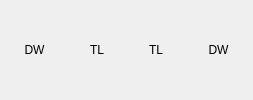
     <widget class="QWidget" name="widget_2" native="true">
      <layout class="QHBoxLayout" name="horizontalLayout_2">
       <item>
        <widget class="QLabel" name="board_label1_0">
         <property name="styleSheet">
          <string notr="true">background-color:&quot;green&quot;
</string>
         </property>
         <property name="text">
          <string/>
         </property>
         <property name="alignment">
          <set>Qt::AlignCenter</set>
         </property>
        </widget>
       </item>
       <item>
        <widget class="QLabel" name="board_label1_1">
         <property name="styleSheet">
          <string notr="true">background-color:&quot;#ffdead&quot;
</string>
         </property>
         <property name="text">
          <string>DW</string>
         </property>
         <property name="alignment">
          <set>Qt::AlignCenter</set>
         </property>
        </widget>
       </item>
       <item>
        <widget class="QLabel" name="board_label1_2">
         <property name="styleSheet">
          <string notr="true">background-color:&quot;green&quot;
</string>
         </property>
         <property name="text">
          <string/>
         </property>
         <property name="alignment">
          <set>Qt::AlignCenter</set>
         </property>
        </widget>
       </item>
       <item>
        <widget class="QLabel" name="board_label1_3">
         <property name="styleSheet">
          <string notr="true">background-color:&quot;green&quot;
</string>
         </property>
         <property name="text">
          <string/>
         </property>
         <property name="alignment">
          <set>Qt::AlignCenter</set>
         </property>
        </widget>
       </item>
       <item>
        <widget class="QLabel" name="board_label1_4">
         <property name="styleSheet">
          <string notr="true">background-color:&quot;green&quot;
</string>
         </property>
         <property name="text">
          <string/>
         </property>
         <property name="alignment">
          <set>Qt::AlignCenter</set>
         </property>
        </widget>
       </item>
       <item>
        <widget class="QLabel" name="board_label1_5">
         <property name="styleSheet">
          <string notr="true">background-color:&quot;blue&quot;
</string>
         </property>
         <property name="text">
          <string>TL</string>
         </property>
         <property name="alignment">
          <set>Qt::AlignCenter</set>
         </property>
        </widget>
       </item>
       <item>
        <widget class="QLabel" name="board_label1_6">
         <property name="styleSheet">
          <string notr="true">background-color:&quot;green&quot;
</string>
         </property>
         <property name="text">
          <string/>
         </property>
         <property name="alignment">
          <set>Qt::AlignCenter</set>
         </property>
        </widget>
       </item>
       <item>
        <widget class="QLabel" name="board_label1_7">
         <property name="styleSheet">
          <string notr="true">background-color:&quot;green&quot;
</string>
         </property>
         <property name="text">
          <string/>
         </property>
         <property name="alignment">
          <set>Qt::AlignCenter</set>
         </property>
        </widget>
       </item>
       <item>
        <widget class="QLabel" name="board_label1_8">
         <property name="styleSheet">
          <string notr="true">background-color:&quot;green&quot;
</string>
         </property>
         <property name="text">
          <string/>
         </property>
         <property name="alignment">
          <set>Qt::AlignCenter</set>
         </property>
        </widget>
       </item>
       <item>
        <widget class="QLabel" name="board_label1_9">
         <property name="styleSheet">
          <string notr="true">background-color:&quot;blue&quot;
</string>
         </property>
         <property name="text">
          <string>TL</string>
         </property>
         <property name="alignment">
          <set>Qt::AlignCenter</set>
         </property>
        </widget>
       </item>
       <item>
        <widget class="QLabel" name="board_label1_10">
         <property name="styleSheet">
          <string notr="true">background-color:&quot;green&quot;
</string>
         </property>
         <property name="text">
          <string/>
         </property>
         <property name="alignment">
          <set>Qt::AlignCenter</set>
         </property>
        </widget>
       </item>
       <item>
        <widget class="QLabel" name="board_label1_11">
         <property name="styleSheet">
          <string notr="true">background-color:&quot;green&quot;
</string>
         </property>
         <property name="text">
          <string/>
         </property>
         <property name="alignment">
          <set>Qt::AlignCenter</set>
         </property>
        </widget>
       </item>
       <item>
        <widget class="QLabel" name="board_label1_12">
         <property name="styleSheet">
          <string notr="true">background-color:&quot;green&quot;
</string>
         </property>
         <property name="text">
          <string/>
         </property>
         <property name="alignment">
          <set>Qt::AlignCenter</set>
         </property>
        </widget>
       </item>
       <item>
        <widget class="QLabel" name="board_label1_13">
         <property name="styleSheet">
          <string notr="true">background-color:&quot;#ffdead&quot;
</string>
         </property>
         <property name="text">
          <string>DW</string>
         </property>
         <property name="alignment">
          <set>Qt::AlignCenter</set>
         </property>
        </widget>
       </item>
       <item>
        <widget class="QLabel" name="board_label1_14">
         <property name="styleSheet">
          <string notr="true">background-color:&quot;green&quot;
</string>
         </property>
         <property name="text">
          <string/>
         </property>
         <property name="alignment">
          <set>Qt::AlignCenter</set>
         </property>
        </widget>
       </item>
      </layout>
     </widget>
